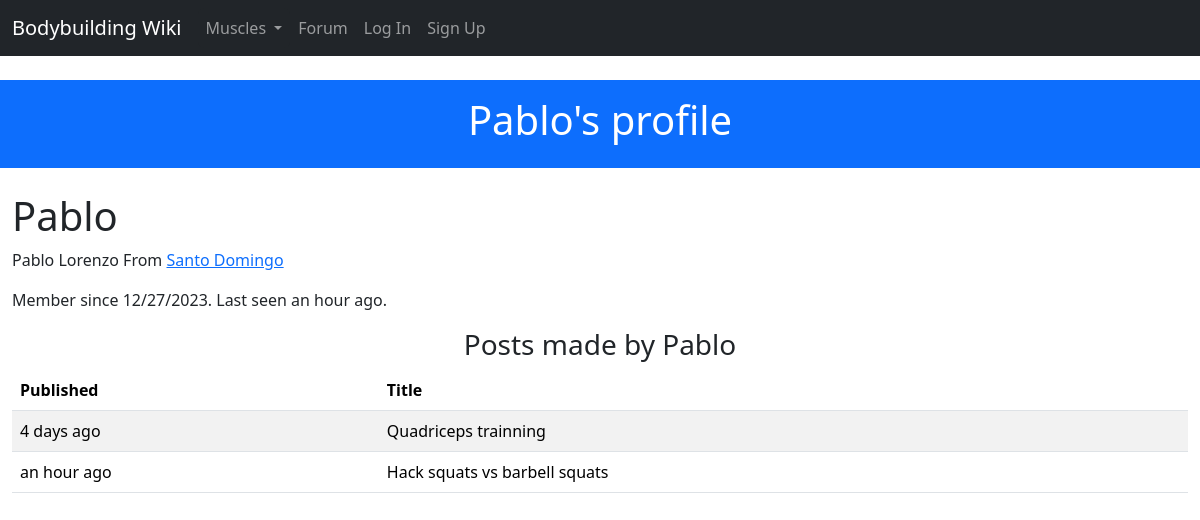
Page /auth/user/Pablo on the earlier database version.
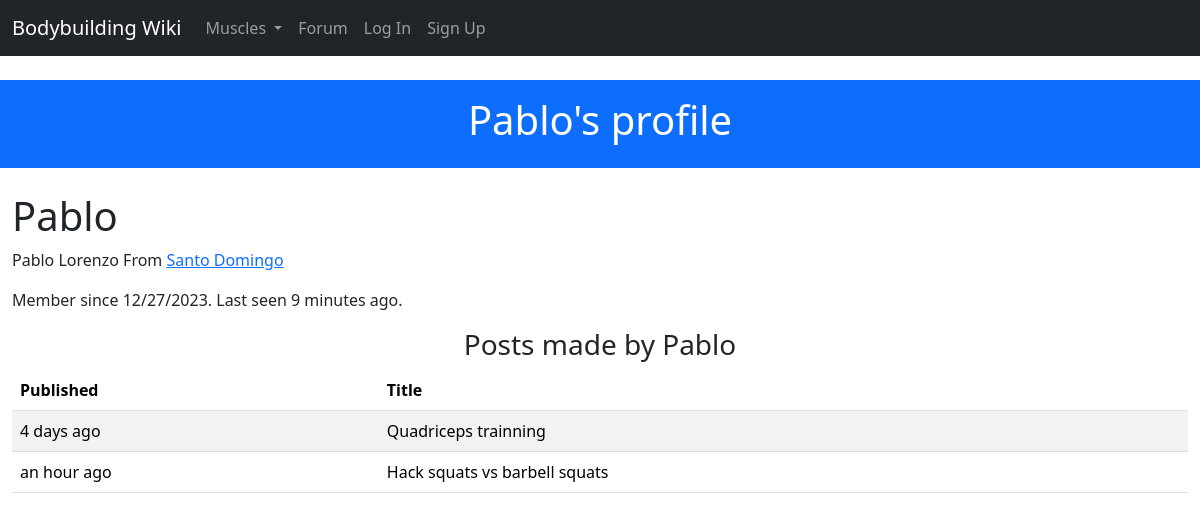
Same page on the later database version.
### project/auth/models.py (models this page shows, shortened)
class User(UserMixin, db.Model):
    __tablename__ = 'users'
    id = db.Column(db.Integer, primary_key=True)
    username = db.Column(db.String(64), unique=True, index=True)
    email = db.Column(db.String(64), unique=True, index=True)
    role_id = db.Column(db.Integer, db.ForeignKey('roles.id'))
    name = db.Column(db.String(64))
    location = db.Column(db.String(64))
    about_me = db.Column(db.Text())
    member_since = db.Column(db.DateTime(), default=datetime.utcnow) # datetime.utcnow is missing the () at the end. This is because the default argument in db.Column() can take a function as a value.
    last_seen = db.Column(db.DateTime(), default=datetime.utcnow)
    password_hash = db.Column(db.String(128))
    posts = db.relationship('Post', backref='author', lazy='dynamic')
    comments = db.relationship('Comment', backref='author', lazy='dynamic')
    papers_saved = db.relationship('PaperSaved', lazy='dynamic')
    def can(self, perm):
        return self.role is not None and self.role.has_permission(perm)
    @property
    def password(self):
        raise AttributeError('password is not a readable attribute')

### project/forum/models.py (models this page shows)
class Post(db.Model):
 __tablename__ = 'posts'
 id = db.Column(db.Integer, primary_key=True)
 title = db.Column(db.String(50))
 body = db.Column(db.Text)
 timestamp = db.Column(db.DateTime, index=True, default=datetime.utcnow)
 author_id = db.Column(db.Integer, db.ForeignKey('users.id'))
 comments = db.Relationship('Comment', backref='post', lazy='dynamic')

### project/auth/views.py (the view)
@auth.route('/user/<username>')
def user_detail(username):
    user_profile = User.query.filter_by(username=username).first_or_404()
    return render_template('auth/user.html', user_profile=user_profile)

### project/auth/models.py (called while the page is built)
    def is_admin(self):
        return False

### project/auth/views.py (called while the page is built)
@auth.before_request
def before_request():
    if current_user.is_authenticated:
        current_user.ping()

### project/main/__init__.py (called while the page is built)
@main.app_context_processor
def inject_user():
    return dict(user=current_user or None)

@main.app_context_processor
def inject_permissions():
    return dict(Permission=Permission)

@main.app_context_processor
def inject_muscles():
    return dict(muscles=Muscle.query.all())

### project/templates/auth/user.html (shortened to what this page needs)
{% extends "base.html" %}
{% block header %}
    {% if user_profile == user %}
        Your profile
    {% else %}
        {{ user_profile.username }}'s profile
    {% endif %}
{% endblock header %}
{% block content %}
    <div class="page-header">
        <h1>{{ user_profile.username }}</h1>
        {% if user_profile.name or user_profile.location %}
        <p>
            {% if user_profile.name %}{{ user_profile.name }}{% endif %}
            {% if user_profile.location %}
                From <a href="http://maps.google.com/?q={{ user.location }}">
                        {{ user_profile.location }}
                    </a>
            {% endif %}
        </p>
        {% endif %}
        <p>
            Member since {{ moment(user_profile.member_since).format('L') }}.
            Last seen {{ moment(user_profile.last_seen).fromNow() }}.
        </p>
    </div>
    {% if user_profile.posts %}
        <h3 class="text-center">Posts made by {{user_profile.username }}</h3>
        <table class="table table-striped table-hover">
            <thead>
                <th scope="col">Published</th>
                <th scope="col">Title</th>
            </thead>
            <tbody>
                {% for post in user_profile.posts %}
                <tr scope="row">
                    <td>{{ moment(post.timestamp).fromNow() }}</td>
                    <td>{{post.title}}</td>
                </tr>
                {% endfor %}
            </tbody>
        </table>
    {% endif %}
{% endblock %}

### project/templates/base.html (shortened to what this page needs)
<!DOCTYPE html>
<html lang="en">
  <head>
    <link href="https://cdn.jsdelivr.net/npm/bootstrap@5.3.2/dist/css/bootstrap.min.css" rel="stylesheet">
    <link href="{{ url_for('static', filename='css/arnold.css' )}}" rel="stylesheet">
  </head>
  <body>
    {% block navbar %}
      <nav class="navbar navbar-expand-lg navbar-dark bg-dark">
        <div class="container-fluid">
                <a class="navbar-brand" href="{{url_for('main.index')}}">Bodybuilding Wiki</a>
            <div class="collapse navbar-collapse" id="navbarCollapse">
                <ul class="navbar-nav me-auto mb-2 mb-md-0">
                    <li class="nav-item">
                        <div class="dropdown">
                            <a class=" nav-link btn btn-dark dropdown-toggle bg-dark" href="#" role="button" data-bs-toggle="dropdown" aria-expanded="false">
                              Muscles
                            </a>
                          </div>
                    </li>
                    <li class="nav-item">
                        <a class="nav-link" href="{{ url_for('forum.index') }}">Forum</a>
                    </li>
                    {% if user.is_authenticated %}
                    <li class="nav-item">
                        <a class="nav-link" href="{{ url_for('auth.user_detail', username=current_user.username) }}">
                        Profile
                        </a>
                    </li>
                    <li class="nav-item">
                        <a class="nav-link" href="{{ url_for('search.my_articles') }}">Saved articles</a>
                    </li>
                    {% else %}
                    <li class="nav-item">
                        <a class="nav-link" href="{{url_for('auth.login')}}">Log In</a>
                    </li>
                    <li class="nav-item">
                        <a class="nav-link" href="{{url_for('auth.signup')}}">Sign Up</a>
                    </li>
                    {% endif %}
                </ul>
            </div>
        </div>
    </nav>
  {% endblock navbar %}
  <div class="container-fluid bg-primary mt-4 text-white py-3 text-center">
      <h1 class="display-6">{% block header %}Bodybuilding Wiki{% endblock header %}</h1>
  </div>
  <div class="container-fluid mt-4">
        {% block content %}
        {% endblock content %}
  </div>
  </body>
</html>

Differences in the rows shown:
changed User "Pablo": last_seen "an hour ago" → "9 minutes ago"
